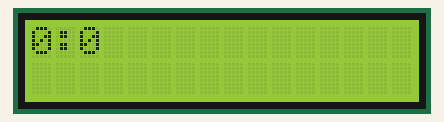
Recording of a sketch running on a simulated Arduino Uno, built with avr-gcc and run on an emulated ATmega328P. Parts: 16×2 character LCD.

Above: at 0.1 s.
At 4.1 s:
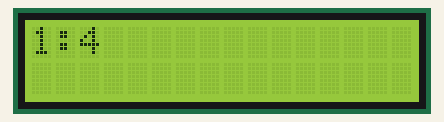
At 9.1 s:
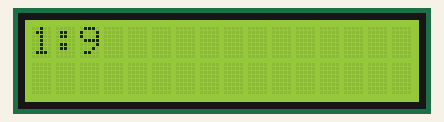
At 19.2 s:
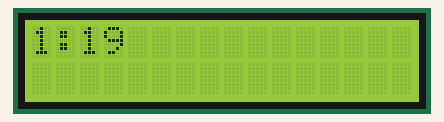
At 28.2 s:
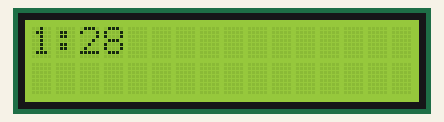
At 38.2 s:
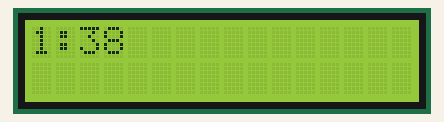

Measured:
- what the display in image 1 shows lasts 1.0 s, from 4.1 s to 5.1 s

The sketch:

sketch_mar10h.ino
```cpp
#include <ISALiquidCrystal.h>
ISALiquidCrystal lcd;
long i,s, m;
void setup() {
  lcd.begin();
  lcd.clear();
  //lcd.print("Hello, world!");
}

void loop() {
  for(i=0; ;i++)
  {
    lcd.clear();
    lcd.print(m);
    //lcd.setCursor(1,0);
    lcd.print(":");
    //lcd.setCursor(2,0);
    lcd.print(i);
    if(i%59 == 0)
    {
      m=m+1;
      i=0;
    }
    delay(1000);
  }

}
```
